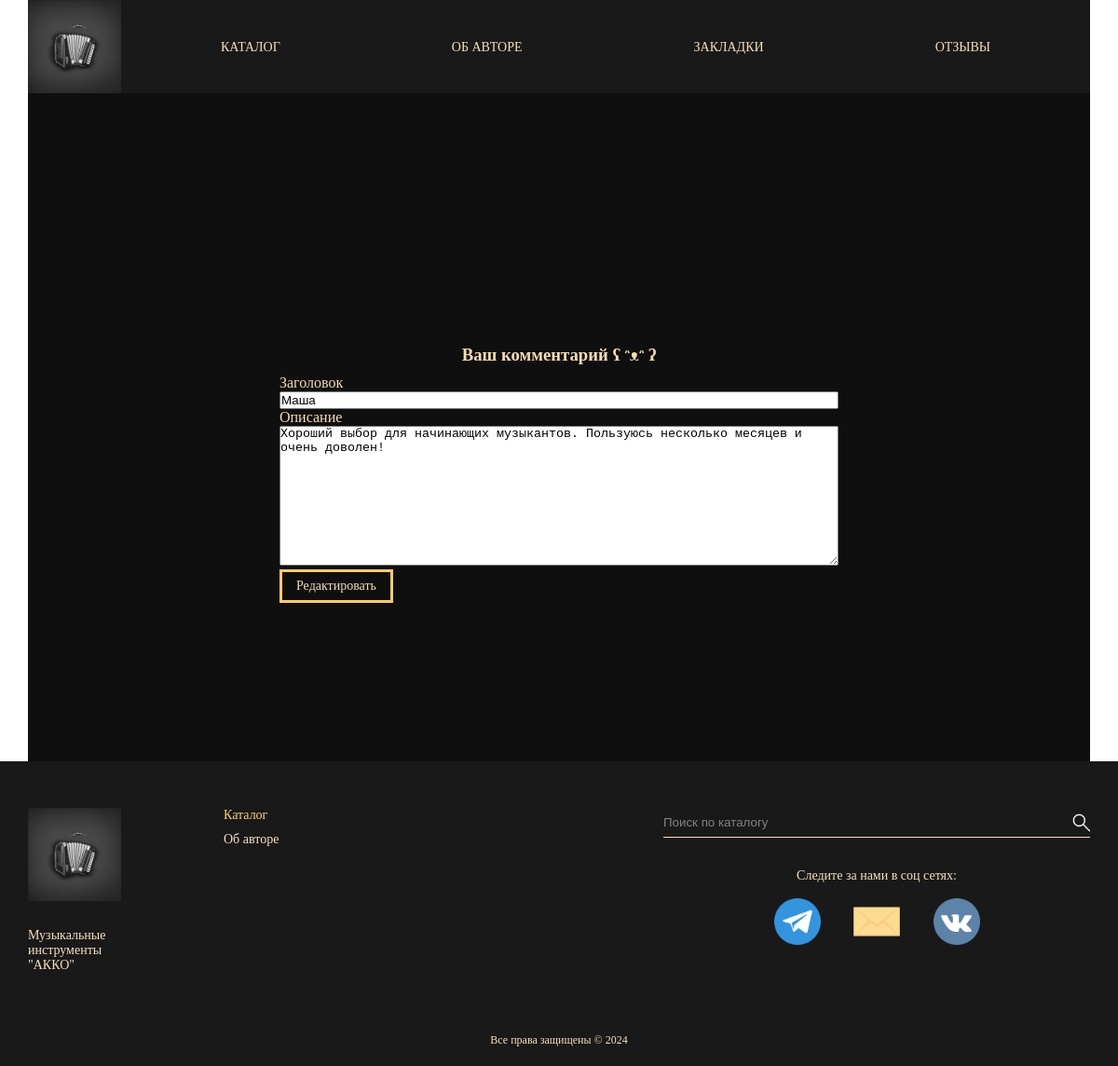
Screenshot of /IndexUpdate.php?id=3 with the database file from the repository.
### tables this page shows
CREATE TABLE `products` (
  `id` int(11) NOT NULL,
  `title` varchar(255) DEFAULT NULL,
  `description` text
);

### public/IndexUpdate.php (the view, shortened to what this page needs)
<?php
require_once 'config/connect.php';
$product_id = $_GET['id'];
$product = mysqli_query($connect, "SELECT * FROM `products` WHERE `id` = '$product_id'");
$product = mysqli_fetch_assoc($product);
?>
<!DOCTYPE html>
<html lang="en">
<head>
    <link rel="stylesheet" type="text/css" href="css/header_footer.css">
    <link rel="stylesheet" type="text/css" href="css/main.css">
    <link rel="stylesheet" type="text/css" href="css/button.css">
</head>
<body>
    <header class="container-fluid">
        <div class="container d-flex">
            <img src="images/main/logo.png" alt="Logo" width="100" height="100">
            <nav class="menu">
                <a href="./Katalog.html">КАТАЛОГ</a>
                <a href="AboutMe.html">ОБ АВТОРЕ</a>
                <a href="./Katalog.Cart.html">ЗАКЛАДКИ</a>
                <a href="Index.php">ОТЗЫВЫ</a>
            </nav>
        </div>
    </header>
    <main class="container-fluid">
        <div class="container" style="height: 100%; background-color: #0f0f0f; padding: 20px;">
            <div class="adder" style="color: wheat; margin-top: 20px; margin-top: 250px; margin-bottom: 150px">
                <h3 style="margin-bottom: 10px; text-align: center;">Ваш комментарий ʕ ᵔᴥᵔ ʔ</h3>
                <form action="vendor/update.php" method="post" style="margin: 0px 250px;">
                    <p>Заголовок</p>
                    <input type="text" name="title" value="<?= $product['title'] ?>" readonly style="width: 100%; box-sizing: border-box;">
                    <p>Описание</p>
                    <textarea name="description" style="width: 100%; height: 150px;"><?= $product['description'] ?></textarea>
                    <button class="button_redate">Редактировать</button>
                </form>
            </div>
        </div>
    </main>
    <footer class="container-fluid">
        <div class="container d-flex">
            <div class="left d-flex">
                <figure>
                    <img src="images/main/logo.png" alt="Logo" width="100" height="100">
                    <figcaption>Музыкальные инструменты "АККО"</figcaption>
                </figure>
                <nav>
                    <a class="active" href="#">Каталог</a>
                    <a href="AboutMe.html">Об авторе</a>
                </nav>
            </div>
            <div class="right">
                <form name="search" action="#" method="get">
                    <div class="d-flex">
                        <input type="text" name="search" placeholder="Поиск по каталогу">
                        <input type="submit" name="search" value=" ">
                    </div>
                </form>
                <div>
                    <p>Следите за нами в соц сетях:</p>
                    <a href="https://t.me/Shredder_vrn" target="_blank" class="box telega"></a>
                    <a href="mailto:p_shcherbatov@mail.ru" target="_blank" class="box mail"></a>
                    <a href="https://vk.com/shredder_vrn" target="_blank" class="box vk"></a>
                </div>
            </div>
        </div>
        <div class="protect">
            <p>Все права защищены &copy; 2024</p>
        </div>
    </footer>
</body>
</html>

### public/css/header_footer.css (style rules this page uses)
* { box-sizing: border-box; margin: 0; padding: 0; }
body { background-image: url(../images/main/fone1.png); background-size: cover; background-attachment: fixed; display: block; font-family: serif; font-size: 16px; width: 100%; }
.container-fluid { width: 100%; }
.container { width: 1140px; margin: 0 auto; }
header>.container { background-color: black; opacity: 90%; padding: 0px 0px; }
header .container .menu a { font-size: 0.875em; text-decoration: none; color: wheat; margin: 0px 90px; }
.d-flex { display: flex; justify-content: space-between; align-items: center; }
footer { background-color: black; opacity: 90%; padding-top: 50px; padding-bottom: 20px; }
footer .container { align-items: flex-start; }
footer .left figure figcaption { color: wheat; font-size: 0.875em; margin-top: 25px; width: 50px; }
footer .left nav a { display: block; font-size: 0.875em; color: wheat; margin-bottom: 10px; margin-left: 10px; }
footer .left { align-items: flex-start; }
footer .left nav { margin-left: 100px; }
footer .left nav a { text-decoration: none; }
footer .left nav a:hover, footer .left nav a.active { color: #fc6; text-decoration: none; }
footer .right form div { justify-content: left; width: 458px; border-bottom: 1px solid wheat; }
footer .right form input[type="text"] { padding: 8px 0px; width: 100%; background: none; border: none; }
footer .right form input[type="submit"] { width: 20px; height: 20px; background: url(../images/main/lupa2.png); background-size: cover; border: none; }
footer .right>div { color: wheat; text-align: center; font-size: 0.875em; margin-top: 33px; margin-bottom: 15px; }
footer .right .box { width: 50px; height: 50px; display: inline-block; }
footer .right .telega { background: url(../images/main/free-icon-telegram-3670070.png) no-repeat; margin: 16px 16px; background-size: cover; }
footer .right .mail { background: url(../images/main/free-icon-email-3683385.png) no-repeat; margin: 16px 16px; background-size: cover; }
footer .right .vk { background: url(../images/main/free-icon-vk-145813.png) no-repeat; margin: 16px 16px; background-size: cover; }
footer .protect { text-align: center; color: wheat; font-size: 0.750em; margin-top: 60px; }

### public/css/button.css (style rules this page uses)
.button_redate { font-family: serif; font-size: 0.875em; color: wheat; padding: 7px 15px; border: 3px solid #fc6; background-color: transparent; cursor: pointer; transition: background-color 0.3s, color 0.3s; }

### rows the page displays
products: title "Маша", description "Хороший выбор для начинающих музыкантов. Пользуюсь несколько месяцев и очень доволен!"
